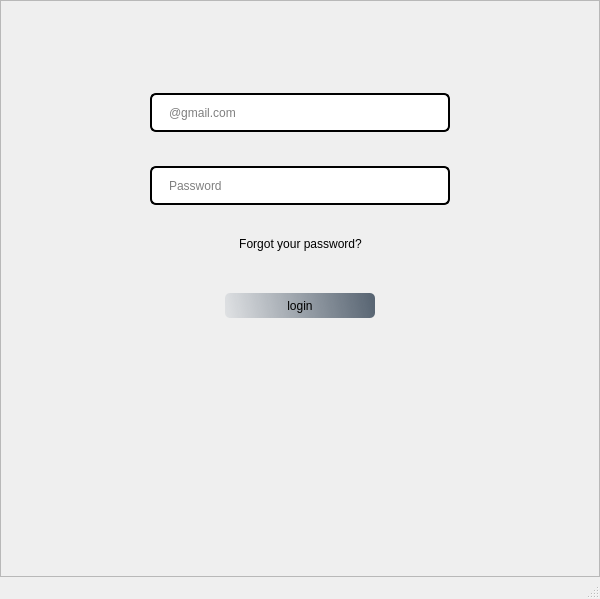
<?xml version="1.0" encoding="UTF-8"?>
<ui version="4.0">
 <class>MainWindow</class>
 <widget class="QMainWindow" name="MainWindow">
  <property name="geometry">
   <rect>
    <x>0</x>
    <y>0</y>
    <width>600</width>
    <height>599</height>
   </rect>
  </property>
  <property name="cursor">
   <cursorShape>PointingHandCursor</cursorShape>
  </property>
  <property name="windowTitle">
   <string>MainWindow</string>
  </property>
  <property name="styleSheet">
   <string notr="true">#loginStackedWidgetPage1{
background-image:url(:/reset/Graphics/Login/output-onlinepngtools.png);
padding:10px 70px 15px 70px;
}
#emailinp{
height:25px;
margin-top:10px;
border:2px solid black;
border-radius : 6px;
padding:5px 15px;
}
#passwordinp{
height:25px;
margin-top:10px;
border:2px solid black;
border-radius : 6px;
padding:5px 15px;
}
#emailinp:hover,#passwordinp:hover{
border:2px solid gray;
}

#emailinp:focus{
border:2px solid blue;
}
#passwordinp:focus{
border:2px solid blue;
}
#loginbtn{
margin-top:15px;
height:25px;
width:50px;
color:black;
background-color:qlineargradient(spread:pad,x1:0,y1:0.505682,x2:1,y2:0.477,stop:0 rgba(20,47,78,20),stop:1 rgba(85,98,112,250));
border-radius:5px;
}
#loginbtn:pressed {
	padding-left:5px;
	padding-top:5px;
	background-color:rgba(112,112,112,255);
	border-postion:calc(100% -10px)center;
}
#loginbtn:hover {
	background-color:rgba(112,112,112,255);
}
#forgotbtn{
margin-top:5px;
height:20px;
color:black;
border-radius:0px;
}
#forgotbtn:pressed {
	padding-left:5px;
	padding-top:5px;
	background-color:rgb(255, 0, 0);
}</string>
  </property>
  <widget class="QWidget" name="centralwidget">
   <layout class="QGridLayout" name="gridLayout">
    <property name="leftMargin">
     <number>0</number>
    </property>
    <property name="topMargin">
     <number>0</number>
    </property>
    <property name="rightMargin">
     <number>0</number>
    </property>
    <property name="bottomMargin">
     <number>0</number>
    </property>
    <property name="spacing">
     <number>0</number>
    </property>
    <item row="0" column="0">
     <widget class="QStackedWidget" name="loginStackedWidget">
      <property name="cursor">
       <cursorShape>PointingHandCursor</cursorShape>
      </property>
      <property name="styleSheet">
       <string notr="true"/>
      </property>
      <property name="frameShape">
       <enum>QFrame::StyledPanel</enum>
      </property>
      <property name="frameShadow">
       <enum>QFrame::Raised</enum>
      </property>
      <property name="currentIndex">
       <number>0</number>
      </property>
      <widget class="QWidget" name="loginStackedWidgetPage1">
       <layout class="QVBoxLayout" name="verticalLayout">
        <item>
         <widget class="QWidget" name="widget_5" native="true">
          <layout class="QHBoxLayout" name="horizontalLayout_5">
           <item>
            <spacer name="horizontalSpacer_9">
             <property name="orientation">
              <enum>Qt::Horizontal</enum>
             </property>
             <property name="sizeHint" stdset="0">
              <size>
               <width>40</width>
               <height>20</height>
              </size>
             </property>
            </spacer>
           </item>
           <item>
            <widget class="QLabel" name="label">
             <property name="text">
              <string/>
             </property>
             <property name="pixmap">
              <pixmap resource="../login.qrc">:/Login/Graphics/Login/ARM_LOGO_Crop-removebg-preview.png</pixmap>
             </property>
             <property name="alignment">
              <set>Qt::AlignRight|Qt::AlignTop|Qt::AlignTrailing</set>
             </property>
            </widget>
           </item>
          </layout>
         </widget>
        </item>
        <item>
         <widget class="QLabel" name="loginimg">
          <property name="text">
           <string/>
          </property>
          <property name="pixmap">
           <pixmap resource="../login.qrc">:/Login/Graphics/Login/user (2).png</pixmap>
          </property>
          <property name="alignment">
           <set>Qt::AlignCenter</set>
          </property>
         </widget>
        </item>
        <item>
         <widget class="QWidget" name="widget" native="true">
          <layout class="QHBoxLayout" name="horizontalLayout">
           <item>
            <spacer name="horizontalSpacer">
             <property name="orientation">
              <enum>Qt::Horizontal</enum>
             </property>
             <property name="sizeType">
              <enum>QSizePolicy::Expanding</enum>
             </property>
             <property name="sizeHint" stdset="0">
              <size>
               <width>40</width>
               <height>20</height>
              </size>
             </property>
            </spacer>
           </item>
           <item>
            <widget class="QLineEdit" name="emailinp">
             <property name="minimumSize">
              <size>
               <width>300</width>
               <height>0</height>
              </size>
             </property>
             <property name="maximumSize">
              <size>
               <width>16777215</width>
               <height>16777215</height>
              </size>
             </property>
             <property name="placeholderText">
              <string>@gmail.com</string>
             </property>
            </widget>
           </item>
           <item>
            <spacer name="horizontalSpacer_2">
             <property name="orientation">
              <enum>Qt::Horizontal</enum>
             </property>
             <property name="sizeType">
              <enum>QSizePolicy::Expanding</enum>
             </property>
             <property name="sizeHint" stdset="0">
              <size>
               <width>40</width>
               <height>20</height>
              </size>
             </property>
            </spacer>
           </item>
          </layout>
         </widget>
        </item>
        <item>
         <widget class="QWidget" name="widget_2" native="true">
          <layout class="QHBoxLayout" name="horizontalLayout_2">
           <item>
            <spacer name="horizontalSpacer_3">
             <property name="orientation">
              <enum>Qt::Horizontal</enum>
             </property>
             <property name="sizeHint" stdset="0">
              <size>
               <width>40</width>
               <height>20</height>
              </size>
             </property>
            </spacer>
           </item>
           <item>
            <widget class="QLineEdit" name="passwordinp">
             <property name="minimumSize">
              <size>
               <width>300</width>
               <height>0</height>
              </size>
             </property>
             <property name="echoMode">
              <enum>QLineEdit::Password</enum>
             </property>
             <property name="placeholderText">
              <string>Password</string>
             </property>
            </widget>
           </item>
           <item>
            <spacer name="horizontalSpacer_4">
             <property name="orientation">
              <enum>Qt::Horizontal</enum>
             </property>
             <property name="sizeHint" stdset="0">
              <size>
               <width>40</width>
               <height>20</height>
              </size>
             </property>
            </spacer>
           </item>
          </layout>
         </widget>
        </item>
        <item>
         <widget class="QWidget" name="widget_3" native="true">
          <layout class="QHBoxLayout" name="horizontalLayout_3">
           <item>
            <spacer name="horizontalSpacer_5">
             <property name="orientation">
              <enum>Qt::Horizontal</enum>
             </property>
             <property name="sizeHint" stdset="0">
              <size>
               <width>40</width>
               <height>20</height>
              </size>
             </property>
            </spacer>
           </item>
           <item>
            <widget class="QPushButton" name="forgotbtn">
             <property name="text">
              <string>Forgot your password?</string>
             </property>
            </widget>
           </item>
           <item>
            <spacer name="horizontalSpacer_6">
             <property name="orientation">
              <enum>Qt::Horizontal</enum>
             </property>
             <property name="sizeType">
              <enum>QSizePolicy::Expanding</enum>
             </property>
             <property name="sizeHint" stdset="0">
              <size>
               <width>40</width>
               <height>20</height>
              </size>
             </property>
            </spacer>
           </item>
          </layout>
         </widget>
        </item>
        <item>
         <widget class="QWidget" name="widget_4" native="true">
          <layout class="QHBoxLayout" name="horizontalLayout_4">
           <item>
            <spacer name="horizontalSpacer_7">
             <property name="orientation">
              <enum>Qt::Horizontal</enum>
             </property>
             <property name="sizeHint" stdset="0">
              <size>
               <width>40</width>
               <height>20</height>
              </size>
             </property>
            </spacer>
           </item>
           <item>
            <widget class="QPushButton" name="loginbtn">
             <property name="minimumSize">
              <size>
               <width>150</width>
               <height>0</height>
              </size>
             </property>
             <property name="text">
              <string>login</string>
             </property>
             <property name="icon">
              <iconset>
               <normaloff>:/Login/icons8-enter-48.png</normaloff>:/Login/icons8-enter-48.png</iconset>
             </property>
            </widget>
           </item>
           <item>
            <spacer name="horizontalSpacer_8">
             <property name="orientation">
              <enum>Qt::Horizontal</enum>
             </property>
             <property name="sizeHint" stdset="0">
              <size>
               <width>40</width>
               <height>20</height>
              </size>
             </property>
            </spacer>
           </item>
          </layout>
         </widget>
        </item>
        <item>
         <spacer name="verticalSpacer">
          <property name="orientation">
           <enum>Qt::Vertical</enum>
          </property>
          <property name="sizeHint" stdset="0">
           <size>
            <width>20</width>
            <height>40</height>
           </size>
          </property>
         </spacer>
        </item>
       </layout>
      </widget>
      <widget class="QWidget" name="Reset1">
       <property name="styleSheet">
        <string notr="true">#Reset1{
background-image:url(:/reset/Graphics/Login/output-onlinepngtools.png)
}
#mainlbl{
height:25px;
margin-top:20px;
}
#maillbl{
height:25px;
margin-top:10px;
padding:5px 10px;
}
#emailtxt{
height:25px;
border:2px solid black;
border-radius : 6px;
padding:5px 10px;
}
#emailtxt:hover{
border:2px solid gray;
}
#emailtxt:focus{
border:2px solid gray;
}
#backbtn , #sendbtn{
margin-top:15px;
height:25px;
width:50px;
color:black;
background-color:qlineargradient(spread:pad,x1:0,y1:0.505682,x2:1,y2:0.477,stop:0 rgba(20,47,78,20),stop:1 rgba(85,98,112,250));
border-radius:5px;
}
#backbtnbtn:pressed , #sendbtn:pressed {
	padding-left:5px;
	padding-top:5px;
	background-color:rgba(112,112,112,255);
	border-postion:calc(100% -10px)center;
}
#backbtn:hover , sendbtn:hover {
	background-color:rgba(112,112,112,255);
}
</string>
       </property>
       <layout class="QVBoxLayout" name="verticalLayout_2">
        <item>
         <widget class="QWidget" name="widget_6" native="true">
          <layout class="QVBoxLayout" name="verticalLayout_3">
           <property name="spacing">
            <number>0</number>
           </property>
           <property name="leftMargin">
            <number>0</number>
           </property>
           <property name="topMargin">
            <number>0</number>
           </property>
           <property name="rightMargin">
            <number>0</number>
           </property>
           <property name="bottomMargin">
            <number>0</number>
           </property>
           <item>
            <widget class="QFrame" name="resetframe">
             <property name="frameShape">
              <enum>QFrame::StyledPanel</enum>
             </property>
             <property name="frameShadow">
              <enum>QFrame::Raised</enum>
             </property>
             <layout class="QFormLayout" name="formLayout">
              <item row="0" column="1">
               <widget class="QLabel" name="logolbl">
                <property name="text">
                 <string>&lt;html&gt;&lt;head/&gt;&lt;body&gt;&lt;p&gt;&lt;img src=&quot;:/reset/Graphics/Login/ARM_LOGO_Crop-removebg-preview.png&quot;/&gt;&lt;/p&gt;&lt;/body&gt;&lt;/html&gt;</string>
                </property>
                <property name="alignment">
                 <set>Qt::AlignRight|Qt::AlignTrailing|Qt::AlignVCenter</set>
                </property>
               </widget>
              </item>
              <item row="1" column="1">
               <widget class="QLabel" name="mainlbl">
                <property name="text">
                 <string>&lt;html&gt;&lt;head/&gt;&lt;body&gt;&lt;p&gt;&lt;img src=&quot;:/reset/Graphics/reser/icons8-forgot-password-30.png&quot;/&gt;&lt;/p&gt;&lt;/body&gt;&lt;/html&gt;</string>
                </property>
                <property name="alignment">
                 <set>Qt::AlignCenter</set>
                </property>
               </widget>
              </item>
              <item row="2" column="1">
               <widget class="QWidget" name="widget_7" native="true">
                <layout class="QHBoxLayout" name="horizontalLayout_6">
                 <item>
                  <spacer name="horizontalSpacer_10">
                   <property name="orientation">
                    <enum>Qt::Horizontal</enum>
                   </property>
                   <property name="sizeType">
                    <enum>QSizePolicy::Preferred</enum>
                   </property>
                   <property name="sizeHint" stdset="0">
                    <size>
                     <width>100</width>
                     <height>20</height>
                    </size>
                   </property>
                  </spacer>
                 </item>
                 <item>
                  <widget class="QLabel" name="maillbl">
                   <property name="font">
                    <font>
                     <weight>75</weight>
                     <bold>true</bold>
                    </font>
                   </property>
                   <property name="text">
                    <string>Enter your email:</string>
                   </property>
                  </widget>
                 </item>
                 <item>
                  <spacer name="horizontalSpacer_11">
                   <property name="orientation">
                    <enum>Qt::Horizontal</enum>
                   </property>
                   <property name="sizeType">
                    <enum>QSizePolicy::MinimumExpanding</enum>
                   </property>
                   <property name="sizeHint" stdset="0">
                    <size>
                     <width>40</width>
                     <height>20</height>
                    </size>
                   </property>
                  </spacer>
                 </item>
                </layout>
               </widget>
              </item>
              <item row="3" column="1">
               <widget class="QWidget" name="widget_8" native="true">
                <property name="minimumSize">
                 <size>
                  <width>300</width>
                  <height>0</height>
                 </size>
                </property>
                <layout class="QHBoxLayout" name="horizontalLayout_7">
                 <item>
                  <spacer name="horizontalSpacer_12">
                   <property name="orientation">
                    <enum>Qt::Horizontal</enum>
                   </property>
                   <property name="sizeType">
                    <enum>QSizePolicy::Preferred</enum>
                   </property>
                   <property name="sizeHint" stdset="0">
                    <size>
                     <width>100</width>
                     <height>20</height>
                    </size>
                   </property>
                  </spacer>
                 </item>
                 <item>
                  <widget class="QLineEdit" name="emailtxt">
                   <property name="minimumSize">
                    <size>
                     <width>300</width>
                     <height>0</height>
                    </size>
                   </property>
                  </widget>
                 </item>
                 <item>
                  <spacer name="horizontalSpacer_13">
                   <property name="orientation">
                    <enum>Qt::Horizontal</enum>
                   </property>
                   <property name="sizeHint" stdset="0">
                    <size>
                     <width>40</width>
                     <height>20</height>
                    </size>
                   </property>
                  </spacer>
                 </item>
                </layout>
               </widget>
              </item>
              <item row="4" column="1">
               <widget class="QWidget" name="widget_9" native="true">
                <layout class="QHBoxLayout" name="horizontalLayout_8">
                 <item>
                  <spacer name="horizontalSpacer_14">
                   <property name="orientation">
                    <enum>Qt::Horizontal</enum>
                   </property>
                   <property name="sizeType">
                    <enum>QSizePolicy::Preferred</enum>
                   </property>
                   <property name="sizeHint" stdset="0">
                    <size>
                     <width>100</width>
                     <height>20</height>
                    </size>
                   </property>
                  </spacer>
                 </item>
                 <item>
                  <widget class="QPushButton" name="backbtn">
                   <property name="minimumSize">
                    <size>
                     <width>100</width>
                     <height>0</height>
                    </size>
                   </property>
                   <property name="text">
                    <string>Back</string>
                   </property>
                   <property name="icon">
                    <iconset resource="../reset.qrc">
                     <normaloff>:/reset/Graphics/reser/icons8-back-arrow-30.png</normaloff>:/reset/Graphics/reser/icons8-back-arrow-30.png</iconset>
                   </property>
                  </widget>
                 </item>
                 <item>
                  <spacer name="horizontalSpacer_15">
                   <property name="orientation">
                    <enum>Qt::Horizontal</enum>
                   </property>
                   <property name="sizeHint" stdset="0">
                    <size>
                     <width>40</width>
                     <height>20</height>
                    </size>
                   </property>
                  </spacer>
                 </item>
                 <item>
                  <widget class="QPushButton" name="sendbtn">
                   <property name="minimumSize">
                    <size>
                     <width>100</width>
                     <height>0</height>
                    </size>
                   </property>
                   <property name="text">
                    <string>Send</string>
                   </property>
                  </widget>
                 </item>
                 <item>
                  <spacer name="horizontalSpacer_16">
                   <property name="orientation">
                    <enum>Qt::Horizontal</enum>
                   </property>
                   <property name="sizeHint" stdset="0">
                    <size>
                     <width>40</width>
                     <height>20</height>
                    </size>
                   </property>
                  </spacer>
                 </item>
                </layout>
               </widget>
              </item>
             </layout>
            </widget>
           </item>
          </layout>
         </widget>
        </item>
       </layout>
      </widget>
     </widget>
    </item>
   </layout>
  </widget>
  <widget class="QStatusBar" name="statusbar"/>
 </widget>
 <resources>
  <include location="../login.qrc"/>
  <include location="../reset.qrc"/>
 </resources>
 <connections/>
</ui>
